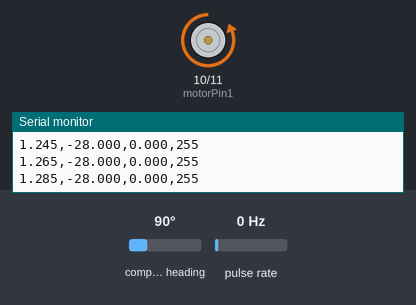
The sketch below on a simulated Arduino Uno, built with avr-gcc and run on an emulated ATmega328P. Shown: motor-driver pin pairs drawn as motors (green arrow = first pin HIGH = forward, orange = second pin HIGH = backward, longer = more drive, scaled by the enable pin), the last lines printed to the serial monitor. Wiring (inferred from the names in the program): pulse sensor: data pin 2. Inputs (shaded band) come from the test bench; at power-on: compass heading 90°, pulse rate 0 Hz.

Above: at 1.3 s.
1.4 s: compass heading set to 180°
At 1.8 s:
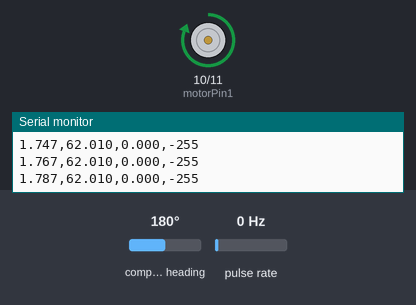
2.9 s: compass heading set to 7°
At 4.1 s:
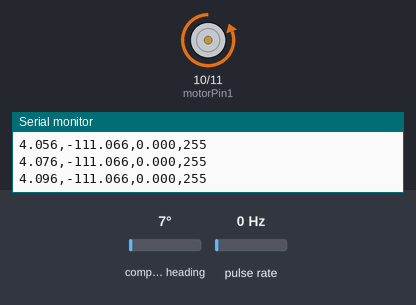
4.4 s: compass heading set to 269°
At 5.3 s:
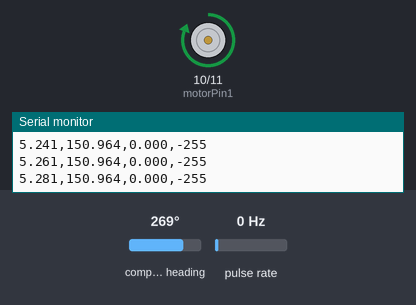
Timing chart, 0 to 7.4 s (numbered marks = the images above; inputs shaded):
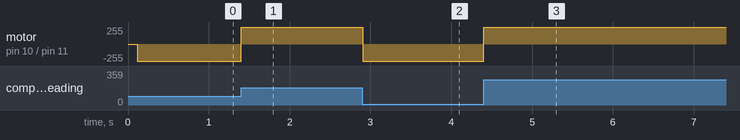

The sketch:

PID_control_double.ino
```cpp
#include <Wire.h>
#include <PID_v1.h>
#include <AS5600.h>
#include <math.h>

// ==========================
//   CAPTEUR ANGULAIRE
// ==========================
AS5600 as5600;

// ==========================
//   TIMING
// ==========================
unsigned long currentMs;
unsigned long lastLoopMs;
unsigned long lastSpeedMeasureMs;
unsigned long lastLogMs;

const unsigned int LOOP_PERIOD_MS   = 5;
const unsigned int SPEED_PERIOD_MS  = 20;
const unsigned int LOG_PERIOD_MS    = 20;

// ==========================
//   HARDWARE MOTEUR
// ==========================
const int motorPin1  = 10;
const int motorPin2  = 11;
const int enablePin  = 9;

// ==========================
//   ENCODEUR
// ==========================
const int encoderPin = 2;
volatile long pulseCount = 0;

const int pulsesPerRevolution = 11;
const double gearRatio        = 9.6;
const double PULSES_PER_OUTPUT_REV = pulsesPerRevolution * gearRatio;

int lastMotorDir = 0;

// ==========================
//   ANGLE
// ==========================
double sig_angle_deg = 0.0;
double angle0        = 0.0;

// ==========================
//   PID ANGLE
// ==========================
double angleSetpointBase = 0.0;
double angleSetpoint     = 0.0;
double angleInput        = 0.0;
double pwmAngle          = 0.0;

double aKp = 35.0, aKi = 4.0, aKd = 2.0;
PID anglePID(&angleInput, &pwmAngle, &angleSetpoint, aKp, aKi, aKd, DIRECT);

// ==========================
//   PID VITESSE
// ==========================
double speedInput    = 0.0;
double speedMeasured = 0.0;
double speedSetpoint = 0.0;
double pwmSpeed      = 0.0;

double sKp = 1.0, sKi = 0.01, sKd = 0.1;
PID speedPID(&speedInput, &pwmSpeed, &speedSetpoint, sKp, sKi, sKd, DIRECT);

const double SPEED_WEIGHT = 0.3;

const int MIN_PWM = 35;
const int CMD_DEADBAND = 10;
const double SPEED_DEADBAND_RPM = 5.0;


// ==========================
//   PROTOTYPES
// ==========================
void countPulse();
double calculateRPM(unsigned long dtMs);
void readAngle();
void driveMotorFromPWM(int cmdPWM);

// ==========================
//   SETUP
// ==========================
void setup() {
  Serial.begin(115200);
  Wire.begin();
  as5600.begin();

  pinMode(motorPin1, OUTPUT);
  pinMode(motorPin2, OUTPUT);
  pinMode(enablePin, OUTPUT);

  pinMode(encoderPin, INPUT_PULLUP);
  attachInterrupt(digitalPinToInterrupt(encoderPin), countPulse, RISING);

  delay(100);
  readAngle();

  angle0 = sig_angle_deg;
  angleSetpointBase = angle0 + 28.0;
  angleSetpoint = angleSetpointBase;

  anglePID.SetMode(AUTOMATIC);
  anglePID.SetSampleTime(LOOP_PERIOD_MS);
  anglePID.SetOutputLimits(-255, 255);

  speedPID.SetMode(AUTOMATIC);
  speedPID.SetSampleTime(SPEED_PERIOD_MS);
  speedPID.SetOutputLimits(-60, 60);

  lastLoopMs = lastSpeedMeasureMs = lastLogMs = millis();

  Serial.println("STARTING...");
}

// ==========================
//   LOOP
// ==========================
void loop() {
  currentMs = millis();

  // -------- MESURE RPM --------
  if (currentMs - lastSpeedMeasureMs >= SPEED_PERIOD_MS) {
    unsigned long dtMs = currentMs - lastSpeedMeasureMs;
    lastSpeedMeasureMs = currentMs;

    speedMeasured = calculateRPM(dtMs);
    speedInput = fabs(speedMeasured) < SPEED_DEADBAND_RPM ? 0.0 : speedMeasured;

    speedPID.Compute();
  }

  // -------- PID ANGLE + PWM --------
  if (currentMs - lastLoopMs >= LOOP_PERIOD_MS) {
    lastLoopMs = currentMs;

    readAngle();
    angleInput = sig_angle_deg;
    angleSetpoint = angleSetpointBase;

    anglePID.Compute();

    double pwmTotalDouble = pwmAngle + SPEED_WEIGHT * pwmSpeed;
    int pwmTotal = (int)pwmTotalDouble;

    if (abs(pwmTotal) < CMD_DEADBAND) pwmTotal = 0;

    driveMotorFromPWM(pwmTotal);

    // -------- LOG (temps, angle, rpm, pwm) --------
    if (currentMs - lastLogMs >= LOG_PERIOD_MS) {
      lastLogMs = currentMs;

      double t_s = currentMs / 1000.0;
      double angleCorrected = angleInput - angle0 - 28.0;

      Serial.print(t_s, 3); Serial.print(',');
      Serial.print(angleCorrected, 3); Serial.print(',');
      Serial.print(speedMeasured, 3); Serial.print(',');
      Serial.println(pwmTotal);
    }
  }
}


// ==========================
//   FONCTIONS
// ==========================
void driveMotorFromPWM(int cmdPWM) {
  int motorPWM = 0;

  if (cmdPWM > 0) {
    digitalWrite(motorPin1, LOW);
    digitalWrite(motorPin2, HIGH);
    motorPWM = cmdPWM + MIN_PWM;
    lastMotorDir = +1;
  } else if (cmdPWM < 0) {
    digitalWrite(motorPin1, HIGH);
    digitalWrite(motorPin2, LOW);
    motorPWM = abs(cmdPWM) + MIN_PWM;
    lastMotorDir = -1;
  } else {
    digitalWrite(motorPin1, LOW);
    digitalWrite(motorPin2, LOW);
    motorPWM = 0;
    lastMotorDir = 0;
  }

  motorPWM = constrain(motorPWM, 0, 255);
  analogWrite(enablePin, motorPWM);
}

void countPulse() {
  pulseCount++;
}

double calculateRPM(unsigned long dtMs) {
  noInterrupts();
  long count = pulseCount;
  pulseCount = 0;
  interrupts();

  if (dtMs == 0) return 0.0;

  double dt = dtMs / 1000.0;
  double pulsesPerSec = count / dt;
  double revPerSec = pulsesPerSec / PULSES_PER_OUTPUT_REV;
  double rpmMag = revPerSec * 60.0;

  static double filtered = 0.0;
  filtered = 0.3 * rpmMag + 0.7 * filtered;

  if (lastMotorDir < 0) return -filtered;
  if (lastMotorDir > 0) return  filtered;

  return filtered; // moteur neutre → signe positif par défaut
}

void readAngle() {
  sig_angle_deg = (float)as5600.readAngle() * 0.0879;
}
```

Measured:
- after the input at 1.4 s, motor on pin 10 (motorPin1) / pin 11 (motorPin2): backward 255/255 → forward 255/255 at once
- after the input at 2.9 s, motor on pin 10 (motorPin1) / pin 11 (motorPin2): forward 255/255 → backward 255/255 at once
- after the input at 4.4 s, motor on pin 10 (motorPin1) / pin 11 (motorPin2): backward 255/255 → forward 255/255 at once
